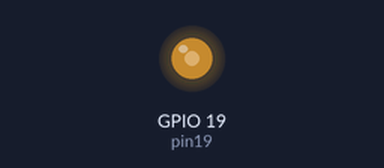
This program was run on a simulated ESP32 board running MicroPython. Shown: output pins drawn as LEDs (lit = HIGH). At 30.0 s the program stops and its outputs stay as they are.

Above: at 0.1 s.
At 20.1 s:
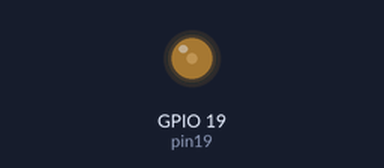
Timing chart, 0 to 31.5 s (numbered marks = the images above):
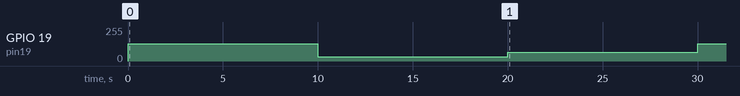

Measured:
- by itself, GPIO 19 (pin19): 0/255 → 128/255 at 0.00 s, → 32/255 10.0 s later, → 64/255 10.0 s later, → 128/255 10.0 s later

The program:

pumpPWM.py
```python
import machine
from time import sleep

pin19 = machine.Pin(19, machine.Pin.OUT)
pwm19 = machine.PWM(pin19)

pwm19.freq(40)
pwm19.duty(512)

sleep(10)

pwm19.freq(100)
pwm19.duty(128)

sleep(10)

pwm19.freq(200)
pwm19.duty(256)

sleep(10)

pwm19.freq(300)
pwm19.duty(512)
```
